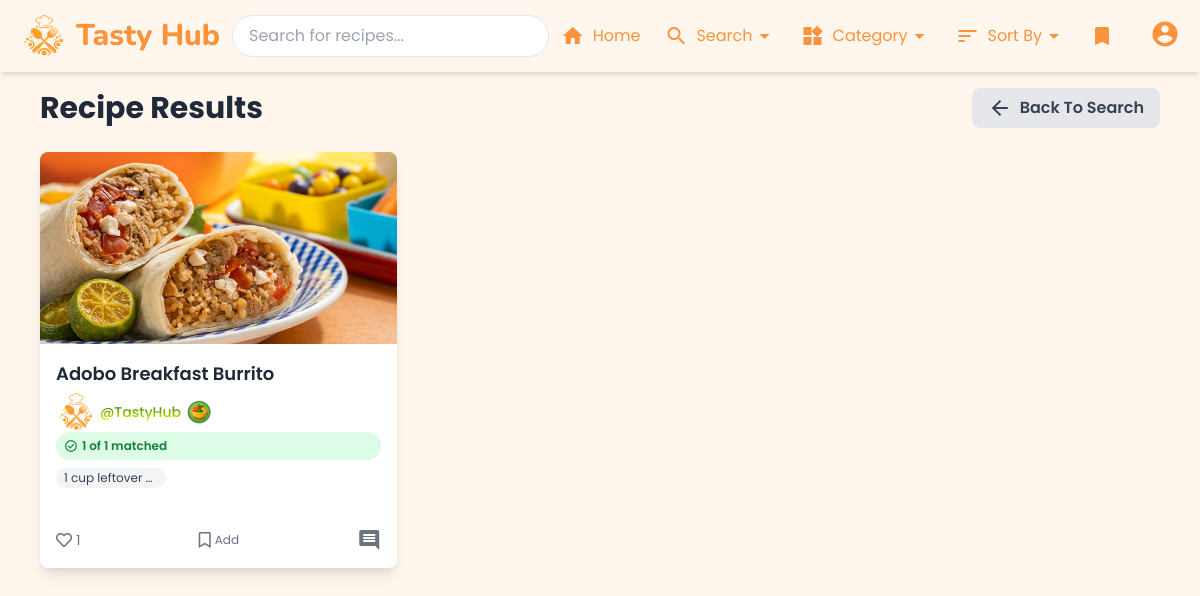
The app's page /search_ingredients.php?ingredients=1 cup leftover adobo (shredded) (signed in) with its own data.
### tables this page shows
CREATE TABLE `recipe` (
  `id` int(11) NOT NULL AUTO_INCREMENT,
  `user_id` int(11) NOT NULL,
  `recipe_name` varchar(255) DEFAULT NULL,
  `created_at` timestamp NOT NULL DEFAULT current_timestamp(),
  `image` varchar(255) DEFAULT NULL,
  `recipe_description` text DEFAULT NULL,
  `category` varchar(255) DEFAULT NULL,
  `difficulty` varchar(50) DEFAULT NULL,
  `preparation` varchar(50) DEFAULT NULL,
  `cooktime` varchar(255) DEFAULT NULL,
  `budget` varchar(50) DEFAULT NULL,
  `status` enum('pending','approved','rejected','archived') DEFAULT 'pending',
  `rejection_reason` text DEFAULT NULL,
  `servings` int(11) DEFAULT 1,
  `video_path` varchar(255) DEFAULT NULL,
  `tags` varchar(255) DEFAULT NULL,
  `archived` tinyint(1) DEFAULT 0,
  `archived_at` datetime DEFAULT NULL,
  PRIMARY KEY (`id`),
  KEY `user_id` (`user_id`)
);

CREATE TABLE `users` (
  `id` int(11) NOT NULL AUTO_INCREMENT,
  `username` varchar(50) NOT NULL,
  `email` varchar(100) NOT NULL,
  `password` varchar(255) NOT NULL,
  `created_at` timestamp NOT NULL DEFAULT current_timestamp(),
  `role` enum('user','admin') NOT NULL DEFAULT 'user',
  `biography` text DEFAULT NULL,
  `profile_picture` varchar(255) DEFAULT NULL,
  `last_username_change` datetime DEFAULT NULL,
  `total_violations` int(11) DEFAULT 0,
  `accstatus` varchar(50) DEFAULT 'Active',
  `status_updated_at` datetime DEFAULT NULL,
  `is_verified` tinyint(1) DEFAULT 0,
  PRIMARY KEY (`id`),
  UNIQUE KEY `username` (`username`),
  UNIQUE KEY `email` (`email`)
);

CREATE TABLE `user_badges` (
  `user_id` int(11) NOT NULL,
  `badge_name` varchar(100) NOT NULL,
  `badge_icon` varchar(255) NOT NULL,
  `total_points` int(11) DEFAULT 0,
  `updated_at` timestamp NOT NULL DEFAULT current_timestamp() ON UPDATE current_timestamp(),
  PRIMARY KEY (`user_id`)
);

### search_ingredients.php (the view, shortened to what the rows shown need)
<?php
require 'db.php';
$ingredientsArray = [];
if (isset($_GET['ingredients'])) {
$ingredientsArray = !empty($_GET['ingredients']) ? explode(',', $_GET['ingredients']) : [];
}
$sortParam = $_GET['sort'] ?? 'matching';
if (!empty($ingredientsArray)) {
    $likeClauses = [];
    foreach ($ingredientsArray as $ingredient) {
        $likeClauses[] = "ingredients.ingredient_name LIKE ?";
    }
    $whereClause = "recipe.status = 'approved' AND (" . implode(' OR ', $likeClauses) . ")";
    $sql = "SELECT recipe.id, recipe.user_id, recipe.recipe_name, recipe.image,
                   users.username, users.profile_picture,
                   user_badges.badge_name, user_badges.badge_icon,
                   COUNT(DISTINCT favorites.recipe_id) AS favorite_count,
                   COUNT(DISTINCT likes.recipe_id) AS like_count,
                   GROUP_CONCAT(DISTINCT ingredients.ingredient_name SEPARATOR '|') AS matching_ingredients,
                   COUNT(DISTINCT CASE WHEN " . implode(' OR ', $likeClauses) . " THEN ingredients.ingredient_name END) AS matching_count
            FROM recipe
            JOIN users ON recipe.user_id = users.id
            LEFT JOIN user_badges ON users.id = user_badges.user_id
            LEFT JOIN favorites ON recipe.id = favorites.recipe_id
            LEFT JOIN likes ON recipe.id = likes.recipe_id
            LEFT JOIN ingredients ON recipe.id = ingredients.recipe_id
            WHERE $whereClause
            GROUP BY recipe.id";
    if ($sortParam === 'most_favorite') $sql .= " ORDER BY favorite_count DESC";
    elseif ($sortParam === 'most_popular') $sql .= " ORDER BY like_count DESC";
    else $sql .= " ORDER BY matching_count DESC, recipe.created_at DESC";
    $stmt = $conn->prepare($sql);
    $bindParams = [];
    foreach ($ingredientsArray as $ingredient) $bindParams[] = '%' . $ingredient . '%';
    foreach ($ingredientsArray as $ingredient) $bindParams[] = '%' . $ingredient . '%';
    $stmt->bind_param(str_repeat('s', count($bindParams)), ...$bindParams);
    $stmt->execute();
    $result = $stmt->get_result();
}
?>
<!DOCTYPE html>
<html lang="en">
<head>
    <script src="https://cdn.tailwindcss.com?plugins=forms,container-queries"></script>
    <link href="https://cdnjs.cloudflare.com/ajax/libs/font-awesome/5.15.4/css/all.min.css" rel="stylesheet">
    <link href="https://cdn.jsdelivr.net/npm/bootstrap-icons@1.4.1/font/bootstrap-icons.css" rel="stylesheet">
        <script src="https://cdn.tailwindcss.com"></script>
</head>
<body class="bg-orange-50">
<div class="container-fluid mx-auto p-4 lg:p-10">
            <div class="w-full" id="recipe-results">
                <div class="flex justify-between items-center mb-6">
                    <h2 class="text-3xl font-bold text-gray-800">Recipe Results</h2>
                </div>
<div class="grid grid-cols-1 md:grid-cols-2 lg:grid-cols-3 xl:grid-cols-4 gap-2 lg:gap-6 md:gap-6" id="recipe-grid">
     <?php if (!empty($ingredientsArray) && isset($result) && $result && $result->num_rows > 0): ?>
        <?php
        $totalIngredients = count($ingredientsArray);
        $badgeGradients = [
            'Freshly Baked'   => 'linear-gradient(190deg, yellow, brown)',
            'Kitchen Star'    => 'linear-gradient(50deg, yellow, green)',
            'Flavor Favorite' => 'linear-gradient(180deg, darkgreen, yellow)',
            'Gourmet Guru'    => 'linear-gradient(90deg, darkviolet, gold)',
            'Culinary Star'   => 'linear-gradient(180deg, red, blue)',
            'Culinary Legend' => 'linear-gradient(180deg, red, gold)',
            'No Badge Yet'    => 'linear-gradient(90deg, #504F4F, #555)',
        ];
        while ($row = $result->fetch_assoc()):
            $check_fav_stmt = $conn->prepare("SELECT 1 FROM favorites WHERE user_id = ? AND recipe_id = ?");
            $check_fav_stmt->bind_param("ii", $_SESSION['user_id'], $row['id']);
            $check_fav_stmt->execute();
            $is_favorite = $check_fav_stmt->get_result()->num_rows > 0;
            $check_like_stmt = $conn->prepare("SELECT 1 FROM likes WHERE user_id = ? AND recipe_id = ?");
            $check_like_stmt->bind_param("ii", $_SESSION['user_id'], $row['id']);
            $check_like_stmt->execute();
            $is_like = $check_like_stmt->get_result()->num_rows > 0;
            $imagePath = !empty($row["image"]) ? htmlspecialchars($row["image"]) : 'uploads/default-placeholder.png';
            $matchingIngredients = !empty($row['matching_ingredients']) ? explode('|', $row['matching_ingredients']) : [];
            $gradient = isset($badgeGradients[$row['badge_name']]) ? $badgeGradients[$row['badge_name']] : $badgeGradients['No Badge Yet'];
        ?>
<div class="bg-white lg:rounded-lg md:rounded-lg rounded-sm shadow-lg overflow-hidden transform md:hover:scale-105 transition-transform duration-300 flex md:flex-col recipe-card cursor-pointer"
     data-recipe-id="<?= $row['id'] ?>"
     onclick="window.location.href='recipe_details.php?id=<?= $row['id'] ?>'">
            <img alt="Recipe Image"
                 class="w-1/3 md:w-full h-auto md:h-48 object-cover"
                 src="<?= $imagePath ?>"/>
            <div class="p-4 flex flex-col justify-between w-2/3 md:w-full">
                <div>
                <h3 class="text-sm lg:text-lg font-semibold text-gray-800 mb-1 truncate"><?= htmlspecialchars($row["recipe_name"]) ?></h3>
                    <div class="flex items-center gap-1">
                    <?php if (!empty($row["profile_picture"])): ?>
                        <img alt="Author's profile picture"
                             class="w-7 h-7 lg:w-10 lg:h-10 md:w-10 md:h-10 rounded-full object-cover"
                             src="<?= htmlspecialchars('uploads/profile_pics/' . $row["profile_picture"]) ?>"/>
                    <?php else: ?>
                        <div class="w-7 h-7 lg:w-10 lg:h-10 md:w-10 md:h-10 rounded-full bg-gray-300 flex items-center justify-center">
                            <i class="fas fa-user text-gray-600"></i>
                        </div>
                    <?php endif; ?>
                        <div class="flex items-center gap-1">
                            <a href="userprofile.php?username=<?= urlencode($row["username"]) ?>"
                               class="lg:text-sm md:text-sm text-xs font-medium"
                               style="background: <?= $gradient ?>;
                                      -webkit-background-clip: text;
                                      -webkit-text-fill-color: transparent;"
                               onclick="event.stopPropagation();">
                                @<?= htmlspecialchars($row["username"]) ?>
                            </a>
                        <?php if (!empty($row['badge_name']) && $row['badge_name'] !== "No Badge Yet"): ?>
                            <img src="<?= htmlspecialchars($row['badge_icon']) ?>"
                                 alt="<?= htmlspecialchars($row['badge_name']) ?>"
                                 title="<?= htmlspecialchars($row['badge_name']) ?>"
                                 class="lg:w-7 lg:h-6 md:w-7 md:h-6 w-5 h-4">
                        <?php else: ?>
                            <span class="lg:w-7 lg:h-6 md:w-7 md:h-6 w-5 h-4 inline-block"></span>
                        <?php endif; ?>
                        </div>
                    </div>
                <?php
                $matchRatio = $row['matching_count'] / max(1, $totalIngredients);
                $matchColor = 'bg-red-100 text-red-700';
                if ($matchRatio >= 0.75) $matchColor = 'bg-green-100 text-green-700';
                elseif ($matchRatio >= 0.4) $matchColor = 'bg-yellow-100 text-yellow-700';
                ?>
                <div class="flex items-center gap-1 <?= $matchColor ?> font-semibold px-2 py-1 rounded-full mb-2 text-xs">
                    <span class="material-symbols-outlined text-sm">check_circle</span>
                    <span><?= $row['matching_count'] ?> of <?= $totalIngredients ?> matched</span>
                </div>
                <div class="mb-3 h-10 lg:h-12 md:h-12 overflow-hidden">
                    <div class="flex flex-wrap gap-1">
                        <?php
                        $displayIngredients = array_slice($matchingIngredients, 0, 3);
                        foreach ($displayIngredients as $ingredient):
                        ?>
                            <span class="px-2 py-0.5 bg-gray-100 rounded-full text-xs text-gray-700 max-w-[110px] truncate inline-block">
                                <?= htmlspecialchars(trim($ingredient)) ?>
                            </span>
                        <?php endforeach; ?>
                    </div>
                </div>
                </div>
                <div class="flex justify-between items-center text-gray-500 mt-auto">
                    <button class="like-action flex items-center space-x-1 <?= $is_like ? 'text-red-500' : 'hover:text-red-500' ?> transition-colors"
                            data-recipe-id="<?= $row['id'] ?>"
                            <?php if (!isset($_SESSION['id'])): ?>
                                data-bs-toggle="modal"
                                data-bs-target="#loginModal"
                            <?php endif; ?>
                            onclick="event.stopPropagation();">
                        <i class="<?= $is_like ? 'fas' : 'far' ?> fa-heart"></i>
                        <span class="text-sm like-count"><?= $row['like_count'] ?></span>
                    </button>
                    <button class="bookmark-btn flex items-center space-x-1 <?= $is_favorite ? 'text-orange-500' : 'hover:text-orange-500' ?> transition-colors favorite-action"
                            data-recipe-id="<?= $row['id'] ?>"
                            <?php if (!isset($_SESSION['id'])): ?>
                                data-bs-toggle="modal"
                                data-bs-target="#loginModal"
                            <?php endif; ?>
                            onclick="event.stopPropagation();">
                        <i class="<?= $is_favorite ? 'fas' : 'far' ?> fa-bookmark"></i>
                        <span class="text-xs"><?= $is_favorite ? 'Added' : 'Add' ?></span>
                    </button>
                    <a href="recipe_details.php?id=<?= $row['id'] ?>#comments"
                       class="flex items-center space-x-1 hover:text-blue-500 transition-colors"
                       onclick="event.stopPropagation();">
                        <span class="material-icons text-m">comment</span>
                    </a>
                </div>
            </div>
        </div>
        <?php endwhile; ?>
<?php endif; ?>
</div>
</div>
</div>
</body>
</html>

### records on screen
recipe: image (picture), recipe_name "Adobo Breakfast Burrito", user.profile_picture (picture), user.username "TastyHub", user_badges.badge_icon (picture), matching_count "1", ingredient "1 cup leftover…", like_count "1"
